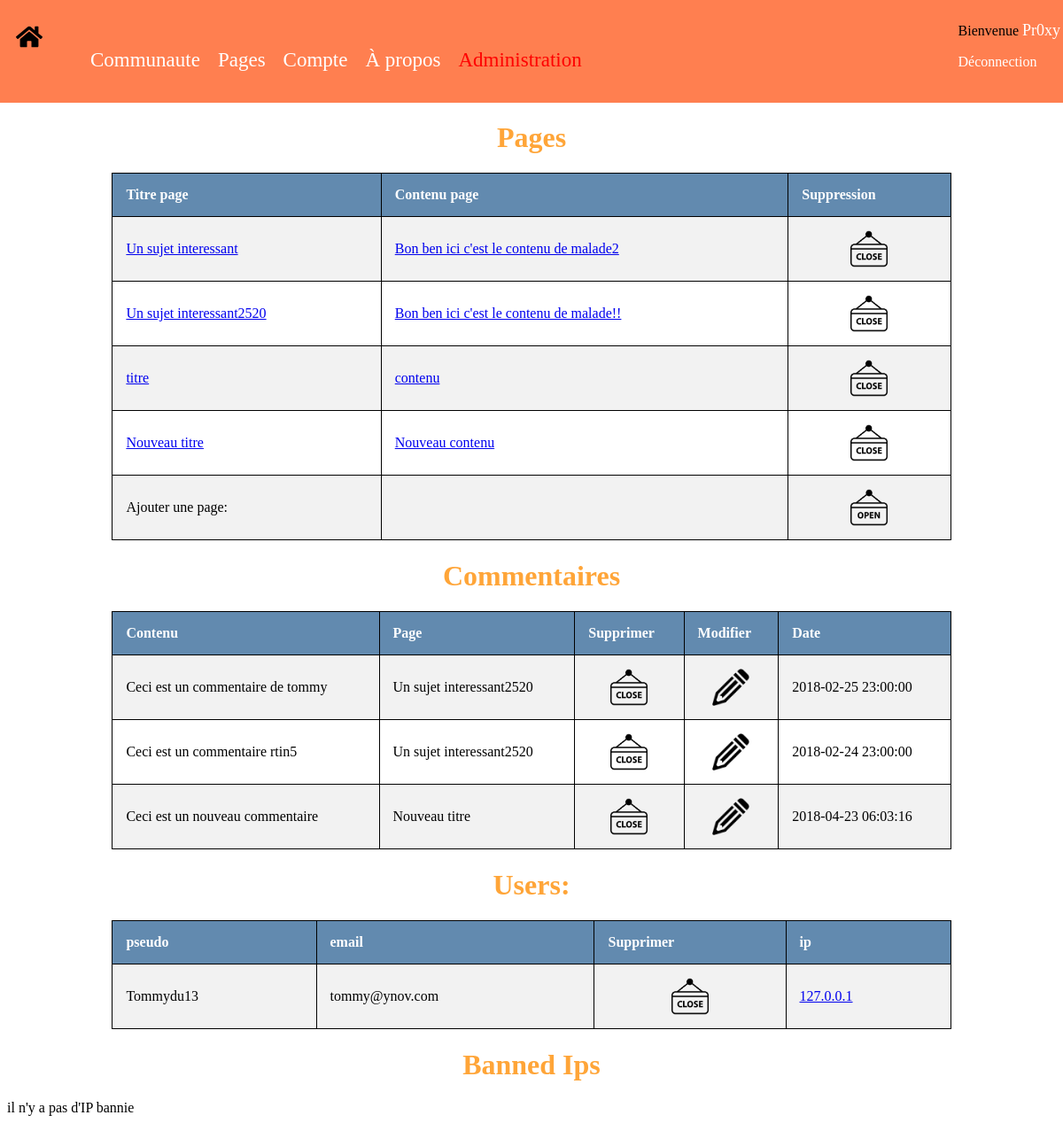
Screenshot of /php/edit.php (signed in) with the database file from the repository.
### tables this page shows
CREATE TABLE `users` (
  `id` int(11) NOT NULL,
  `mail` varchar(50) NOT NULL,
  `pseudo` varchar(30) NOT NULL,
  `password` varchar(30) NOT NULL,
  `admin` int(11) NOT NULL DEFAULT '0',
  `last_ip` varchar(15) DEFAULT NULL
);

CREATE TABLE `question` (
  `id` int(11) NOT NULL,
  `titre` text NOT NULL,
  `contenu` text NOT NULL,
  `date` timestamp NULL DEFAULT NULL
);

CREATE TABLE `commentaire` (
  `id` int(11) NOT NULL,
  `id_auteur` int(11) NOT NULL,
  `contenu` text NOT NULL,
  `id_question` int(11) NOT NULL,
  `date` timestamp NULL DEFAULT NULL
);

### php/edit.php (the view, shortened to what this page needs)
<?php
include("coBDD.php");
if(isadmin($dbh))
{
?>
<link rel="stylesheet" type="text/css" href="../css/edit.css">
<h1>Pages</h1>
<table style="width:80%">
  <tr>
    <th>Titre page</th>
    <th>Contenu page</th>
    <th>Suppression</th>
  </tr>
<?php
    $tabrequete='SELECT id,titre,contenu from question';
    $requeteAdmin=$dbh->prepare($tabrequete);
    $requeteAdmin->execute();
    $result=$requeteAdmin->fetchAll();
    foreach($result as $value) {
?>
  <tr>
    <td><a href="edits.php?modif=pageTitre&id=<?php echo($value["id"])?>&action=edit"><?php echo $value["titre"]?></a></td>
    <td><a href="edits.php?modif=pageContenu&id=<?php echo($value["id"])?>&action=edit"><?php echo $value["contenu"]?></a</td>
    <td><a href="edits.php?modif=page&id=<?php echo($value["id"])?>&action=suppress"><img src="./../res/close.png" alt="x" height="42" width="42"></a></td>
  </tr>
<?php
    }
    ?>
<tr>
    <td>Ajouter une page: </td>
    <td></td>
    <td ><a href="edits.php?action=addPage" style = "color:green;"><img src="./../res/open.png" alt="x" height="42" width="42"></a></td>
</tr>
</table>
<h1>Commentaires</h1>
<table style="width:80%">
  <tr>
    <th>Contenu</th>
    <th>Page</th>
    <th>Supprimer</th>
    <th>Modifier </th>
    <th>Date</th>
  </tr>
<?php
$requetecomm='SELECT id,contenu,id_auteur,date,id_question from commentaire';
$CommentaireRequete=$dbh->prepare($requetecomm);
$CommentaireRequete->execute();
$result=$CommentaireRequete->fetchAll();
foreach($result as $value) {
  $strReqPageComm = 'SELECT titre from question where id ='.$value["id_question"];
  $RequestPageComm=$dbh->prepare($strReqPageComm);
  $RequestPageComm->execute();
  $result=$RequestPageComm->fetch();
?>
<tr>
<td><?php echo $value["contenu"]?></td>
<td><?php echo $result["titre"]?></td>
<td><a href="edits.php?modif=comm&id=<?php echo($value["id"])?>&action=suppress"><img src="./../res/close.png" alt="x" height="42" width="42"></a></td>
<td><a href="edits.php?modif=comm&id=<?php echo($value["id"])?>&action=edit"><img src="./../res/modifier.png" alt="x" height="42" width="42"></a></td>
<td><?php echo($value["date"])?></td>
</tr>
<?php
}
?>
</table>
<h1>Users:</h1>
<table style="width:80%">
  <tr>
    <th>pseudo</th>
    <th>email</th>
    <th>Supprimer</th>
    <th>ip</th>
  </tr>
<?php
$strRequeteUser='SELECT id,mail,pseudo,last_ip from users where admin!=1';
$requeteUser=$dbh->prepare($strRequeteUser);
$requeteUser->execute();
$result=$requeteUser->fetchAll();
foreach ($result as $value) {
  ?>
<tr>
<td><?php echo $value["pseudo"]?></td>
<td><?php echo $value["mail"]?></td>
<td><a href="edits.php?modif=user&id=<?php echo($value["id"])?>&action=suppress"><img src="./../res/close.png" alt="x" height="42" width="42"></a></td>
<td><a href="edits.php?modif=ips&id=<?php echo $value["last_ip"] ?>&action=ban"> <?php echo $value["last_ip"] ?></td>
</tr>
<?php
}
?>
</table>
<h1>Banned Ips</h1>
<?php
  }
else
{
  echo("erreur 404");
  header('Location: index.php');
  exit();
}
?>

### php/coBDD.php (shortened to what this page needs)
<?php
$user="root";
$pass="root";
$dbh = new PDO('mysql:host=localhost;dbname=web', $user, $pass);
function isadmin($dbh)
{
if(!connected($dbh))
    return false;
    $Coadmin='SELECT admin from users where mail="'.$_COOKIE["mail"].'" and password="'.$_COOKIE["password"].'"';
    $requeteAdmin=$dbh->prepare($Coadmin);
    $requeteAdmin->execute();
    $result=$requeteAdmin->fetch();
if($result["admin"]==1)
    return true;
else
    return false;
}
function connected($dbh){
    $strrequeteTestBan="SELECT status from ips where ip='".$_SERVER["REMOTE_ADDR"]."' and status=1";
    $requeteTestBan=$dbh->prepare($strrequeteTestBan);
    $requeteTestBan->execute();
    $resultban=$requeteTestBan->fetchAll();
    if(isset($_COOKIE["mail"]) && isset($_COOKIE["password"]))
    {
        if(!is_null($_COOKIE["mail"])&&!is_null($_COOKIE["password"]))
            {
                $Comail='SELECT pseudo from users where mail="'.$_COOKIE["mail"].'" and password="'.$_COOKIE["password"].'"';
                $requeteComail=$dbh->prepare($Comail);
                $requeteComail->execute();
                if($requeteComail->rowCount()==1)
                    return true;
                else
                    return false;
}
else
{
    return false;
}
            }
return false;
}
?>
<link rel="stylesheet" type="text/css" href="../css/header.css">
<header id="header_containt">
        <div class="home_button">
                <a href="../php/index.php" class="home_img">
                    <img src="../res/home.svg" />
                </a>
            </div>
            <div id="display_header_links">
                <a href="../html/forum.html" id="community">Communaute</a>&nbsp;&nbsp;&nbsp;&nbsp;
                <div class="dropdown_pages">
                    <a href="../html/pages.html" id="pages">Pages</a>&nbsp;&nbsp;&nbsp;&nbsp;
                </div>
                <?php if(connected($dbh)) { ?>
                <a href="../html/account.html" id="account">Compte</a>&nbsp;&nbsp;&nbsp;&nbsp;
                <?php } ?>
                <a href="..html/about.html" id="about">&Agrave; propos</a>&nbsp;&nbsp;&nbsp;&nbsp;
                <?php if(isadmin($dbh)) { ?>
                <a href="edit.php" id="admin_space">Administration</a>
                <?php  } ?>
            </div>
            <div class="display_header_connection_fields">
            <?php if(!connected($dbh)) { ?>
            <form action="#" method="POST">
                    <input name="connection_mail" type="email" placeholder="email"/>
                    <input name="connection_password" type="password" placeholder="mot de passe"/>
                    <input type="submit" value="Connexion" name="submitConnect" class="connection_button"></form>
                <div class="help_account">
                <?php
if(!connected($dbh))
{
?>
<a href="../php/inscription.php" class="account_creation">Pas encore inscrit ?</a>&nbsp;&nbsp;&nbsp;&nbsp;
<?php
}
?>
                    <a href="#" class="password_forgotten">Mot de passe oubli&eacute; ?</a>
                </div>
                <?php
if(isset($_POST['submitConnect']))
{
   checkAccount($dbh);
}
                }
                else{
                    $tmp='SELECT pseudo,password from users where mail="'.$_COOKIE["mail"].'"';
                    $pseudo=$dbh->prepare($tmp);
                    $pseudo->execute();
                    $pseudo2=$pseudo->fetch();
                if(connected($dbh))
                {
                ?>
<p> Bienvenue
    <span class="username_display">
        <?php echo $pseudo2["pseudo"] ?>
    </span>
</p>
<p><a href="action.php?action=deco" class="disconnect_link">Déconnection</a></p>
                <?php
                }
            }
                ?>
            </div>
</header>

### css/header.css (style rules this page uses)
#header_containt { height: 15%; background-color: coral; margin-top: -10px; margin-right: -20px; margin-left: -10px; }
.home_button { display: inline-block; }
.home_img { width: 30px; height: 40%; margin-left: 20px; margin-top: 30px; display: inline-block; color: sienna; }
#display_header_links { display: inline-block; margin-left: 50px; }
#community { font-size: 23px; text-decoration: none; color: white; }
#pages { font-size: 23px; text-decoration: none; color: white; }
.dropdown_pages { position: relative; display: inline-block; }
#account { font-size: 23px; text-decoration: none; color: white; }
#about { font-size: 23px; text-decoration: none; color: white; }
#admin_space { font-size: 23px; color: red; text-decoration: none; }
.display_header_connection_fields { float: right; height: 20px; display: block; padding-top: 10px; padding-right: 15px; }
.disconnect_link { text-decoration: none; color: white; }
.username_display { color: white; font-size: 18px; }

### css/edit.css (style rules this page uses)
h1 { color: #ffa538; text-align: center; }
table { width : 100%; border-collapse: collapse; margin: 0 auto; }
th { background-color: #628aaf; color: white; }
th, td { padding: 15px; text-align: left; }
table, th, td { border : 1px solid black; }
tr:nth-child(even) { background-color: #f2f2f2; }
img { display: block; margin: 0 auto; }

### rows the page displays
users: pseudo "Pr0xy"
question: titre "Un sujet interessant", contenu "Bon ben ici c'est le contenu de malade2"
question: titre "Un sujet interessant2520", contenu "Bon ben ici c'est le contenu de malade!!"
question: titre "titre", contenu "contenu"
question: titre "Nouveau titre", contenu "Nouveau contenu"
commentaire: contenu "Ceci est un commentaire de tommy", id_question.titre "Un sujet interessant2520", date "2018-02-25 23:00:00"
commentaire: contenu "Ceci est un commentaire rtin5", id_question.titre "Un sujet interessant2520", date "2018-02-24 23:00:00"
commentaire: contenu "Ceci est un nouveau commentaire", id_question.titre "Nouveau titre", date "2018-04-23 06:03:16"
users: pseudo "Tommydu13", mail "tommy@ynov.com", last_ip "127.0.0.1"
